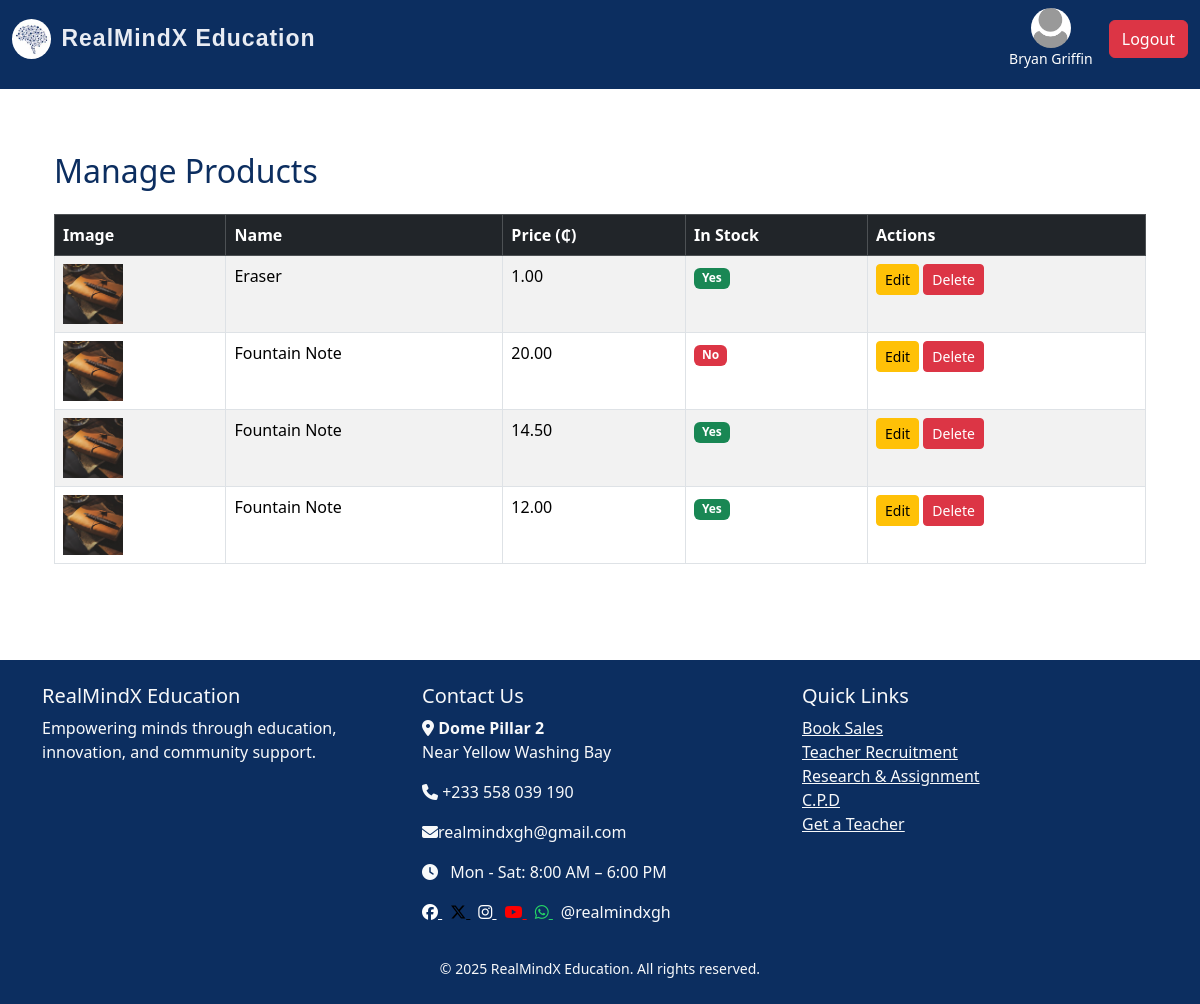
Page /admin/manage-products (signed in) on the committed database.
### realmind/models/admin.py (models this page shows, shortened)
class Admin(UserMixin, db.Model):
    id = db.Column(db.Integer, primary_key=True)
    username = db.Column(db.String(150), unique=True, nullable=False)
    email = db.Column(db.String(150), unique=True, nullable=False)
    password = db.Column(db.String(150), nullable=False)
    profile_pic = db.Column(db.String(200), nullable=True)
    job_posts = db.relationship('JobPost', backref='admin', lazy=True)
    news_posts = db.relationship('News', backref='admin', lazy=True)

### realmind/models/products.py (models this page shows, shortened)
class Product(db.Model):
    id = db.Column(db.Integer, primary_key=True)
    name = db.Column(db.String(120), nullable=False)
    description = db.Column(db.Text, nullable=False)
    price = db.Column(db.Float, nullable=False)
    image_filename = db.Column(db.String(120), nullable=True)
    in_stock = db.Column(db.Boolean, default=True)
    date_created = db.Column(db.DateTime, default=datetime.utcnow)
    ecommerce_product_id = db.Column(db.Integer, nullable=True)
    admin_id = db.Column(db.Integer, db.ForeignKey('admin.id'), nullable=False)
    admin = db.relationship('Admin', backref=db.backref('products', lazy=True))
    category_id = db.Column(db.Integer, db.ForeignKey('category.id'), nullable=True)
    category = db.relationship('Category', back_populates='products')

### realmind/routes/admin_routes.py (the view)
@admin_bp.route('/admin/manage-products')
@login_required
def manage_products():
    products = Product.query.order_by(Product.date_created.desc()).all()
    return render_template('admin/manage_products.html', products=products)

### realmind/templates/admin/manage_products.html (shortened to what this page needs)
{% extends "index.html" %}
{% block content %}
<div class="container my-5">
  <h2 class="mb-4">Manage Products</h2>
  <table class="table table-bordered table-striped">
    <thead class="table-dark">
      <tr>
        <th>Image</th>
        <th>Name</th>
        <th>Price (₵)</th>
        <th>In Stock</th>
        <th>Actions</th>
      </tr>
    </thead>
    <tbody>
      {% for product in products %}
      <tr>
        <td>
          <img src="{{ url_for('static', filename='uploads/' ~ product.image_filename) }}" width="60" height="60" style="object-fit: cover;">
        </td>
        <td>{{ product.name }}</td>
        <td>{{ '%.2f'|format(product.price) }}</td>
        <td>
          {% if product.in_stock %}
            <span class="badge bg-success">Yes</span>
          {% else %}
            <span class="badge bg-danger">No</span>
          {% endif %}
        </td>
        <td>
          <a href="{{ url_for('admin.edit_product', product_id=product.id) }}" class="btn btn-sm btn-warning">Edit</a>
          <button class="btn btn-sm btn-danger" data-bs-toggle="modal" data-bs-target="#deleteModal{{ product.id }}">Delete</button>
        </td>
      </tr>
      {% endfor %}
    </tbody>
  </table>
</div>
{% endblock %}

### realmind/templates/index.html (shortened to what this page needs)
<!DOCTYPE html>
<html lang="en">
<head>
  <link rel="stylesheet" href="https://cdn.jsdelivr.net/npm/bootstrap@5.3.3/dist/css/bootstrap.min.css">
  <link rel="stylesheet" href="https://cdnjs.cloudflare.com/ajax/libs/font-awesome/6.6.0/css/all.min.css">
  <link rel="stylesheet" href="{{ url_for('static', filename='main.css') }}">
</head>
<body>
<nav class="navbar navbar-expand-lg navbar-dark bg-steel fixed-top">
  <div class="container-fluid">
    <a class="navbar-brand d-flex align-items-center" href="{{ url_for('main.home') }}">
      <img src="{{ url_for('static', filename='images/brain.jpg') }}" alt="Logo" style="height: 40px; border-radius: 50%; margin-right: 10px;">
      RealMindX Education
    </a>
    <div class="collapse navbar-collapse justify-content-end" id="navbarNav">
      <ul class="navbar-nav">
        {% if current_user.is_authenticated %}
        <li class="nav-item d-flex align-items-center ms-2">
          <div class="d-flex flex-column align-items-center text-white me-3">
            {% if current_user.profile_pic %}
              <img src="{{ url_for('static', filename='uploads/' ~ current_user.profile_pic) }}"
                  alt="Profile"
                  style="width: 40px; height: 40px; border-radius: 50%; object-fit: cover;">
            {% else %}
              <img src="{{ url_for('static', filename='images/default-profile.webp') }}"
                  alt="Default Profile"
                  style="width: 40px; height: 40px; border-radius: 50%; object-fit: cover;">
            {% endif %}
            <small>{{ current_user.username }}</small>
          </div>
          <a class="btn btn-danger" href="{{ url_for('auth.logout') }}">Logout</a>
        </li>
        {% endif %}
      </ul>
    </div>
  </div>
</nav>
  <main class="container mt-5 pt-4">
    {% block content %}{% endblock %}
  </main>
  {% include 'footer.html' %}
</body>
</html>

### realmind/templates/footer.html (shortened to what this page needs)
<footer class="bg-steel text-light mt-5 pt-4 pb-4">
    <div class="container">
      <div class="row">
        <div class="col-md-4">
          <h5>RealMindX Education</h5>
          <p>Empowering minds through education, innovation, and community support.</p>
        </div>
        <div class="col-md-4 mb-3">
          <h5>Contact Us</h5>
          <p><i class="fa fa-map-marker-alt"></i> <strong>Dome Pillar 2</strong><br>
            Near Yellow Washing Bay</p>
          <p><i class="fa fa-phone"></i> +233 558 039 190</p>
          <p><i class="fa fa-envelope"></i>realmindxgh@gmail.com</p>
          <p><i class="fa fa-clock me-2"></i> Mon - Sat: 8:00 AM – 6:00 PM</p>
          <div class="mt-2">
            <a href="https://web.facebook.com/profile.php?id=61566941171883" target="_blank" class="me-2" style="color: white;">
              <i class="fa-brands fa-facebook"></i>
            </a>
            <a href="https://x.com/RealMindXgh" target="_blank" class="me-2" style="color: black;">
              <i class="fa-brands fa-x-twitter"></i>
            </a>
            <a href="https://www.instagram.com/realmindxgh/" target="_blank" class="me-2" style="color: white;">
              <i class="fa-brands fa-instagram"></i>
            </a>
            <a href="https://www.youtube.com/@realmindxgh" target="_blank" class="me-2" style="color: red;">
              <i class="fa-brands fa-youtube"></i>
            </a>
            <a href="https://wa.link/d6x888" target="_blank" class="me-2" style="color: #25D366;">
              <i class="fa-brands fa-whatsapp"></i>
            </a>
              <span>@realmindxgh</span>
          </div>
        </div>
        <div class="col-md-4">
          <h5>Quick Links</h5>
          <ul class="list-unstyled">
            <li><a href="#" class="text-light">Book Sales</a></li>
            <li><a href="#" class="text-light">Teacher Recruitment</a></li>
            <li><a href="#" class="text-light">Research & Assignment</a></li>
            <li><a href="#" class="text-light">C.P.D</a></li>
            <li><a href="#" class="text-light">Get a Teacher</a></li>
          </ul>
        </div>
      </div>
        <div class="text-center mt-3">
            <small id="copyright"></small>
        </div>
    </div>
  </footer>

### realmind/static/main.css (style rules this page uses)
html,body { position: relative; color: #0f0505; display: flex; flex-direction: column; margin: 0; margin-top: 1.0rem; }
.container { flex: 1; }
.navbar { margin-bottom: 0; padding-bottom: 20px; }
.navbar-brand { text-decoration: none; font-family: "Poppins", sans-serif; font-size: 23px; font-weight: bold; color:rgb(233, 236, 243); letter-spacing: 1px; }
.bg-steel { background-color: #0C2E60; }
.navbar-nav a { font-size: 16px; font-weight: 400; display: flex; align-items: center; gap: 5px; color: #ffffff; }
h1, h2, h3, h4 { color: #0C2E60; }
label, button { font-size: 20px; }

### rows in the picture
Admin: username "Bryan Griffin"
Product: image_filename (picture), name "Eraser", price "1.00", in_stock "Yes"
Product: image_filename (picture), name "Fountain Note", price "20.00", in_stock "No"
Product: image_filename (picture), name "Fountain Note", price "14.50", in_stock "Yes"
Product: image_filename (picture), name "Fountain Note", price "12.00", in_stock "Yes"
